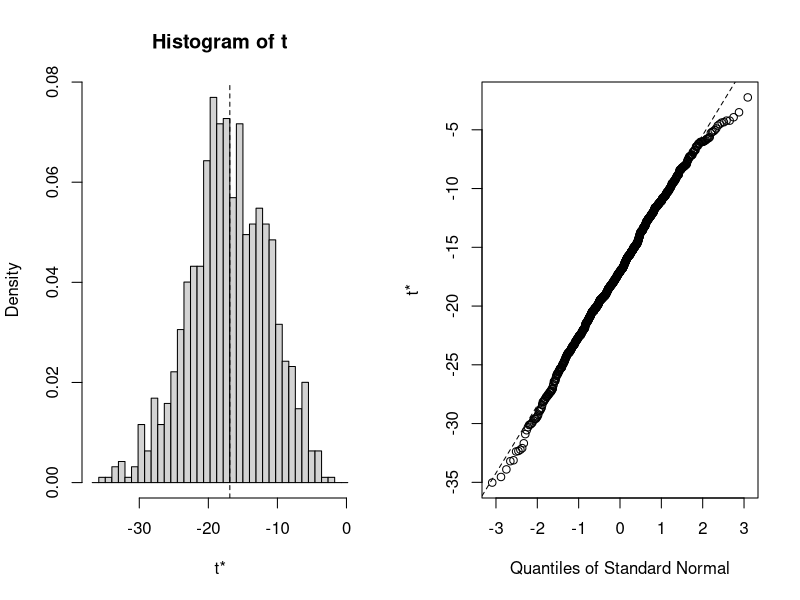

Source code (R):
# Create a data frame
women_weight <- c(38.9, 61.2, 73.3, 21.8, 63.4, 64.6, 48.4, 48.8, 48.5)
men_weight <- c(67.8, 60, 63.4, 76, 89.4, 73.3, 67.3, 61.3, 62.4) 

my_data <- data.frame(women_weight,men_weight)

# Import library for bootstrap methods
library(boot)
# Import library for plotting
library(ggplot2)
diff.fun <- function(my_data, idx)
{
  df <- my_data[idx, ]
 
  # Find the mean difference for the weights 
  # for men and women
  c(mean(df[, 1])- mean(df[, 2]))
}

# Setting the seed for 
# reproducability of results
set.seed(25)
 
# Calling the boot function with the dataset
# our function and no. of rounds
bootstrap <- boot(my_data, diff.fun, R = 1000)

# Display the result of boot function
bootstrap
# Plot the bootstrap sampling 
# distribution using ggplot
plot(bootstrap)

# Function to find the 
# bootstrap Confidence Intervals
boot.ci(boot.out = bootstrap, 
        type = c("norm", "basic",
                 "perc", "bca"))
